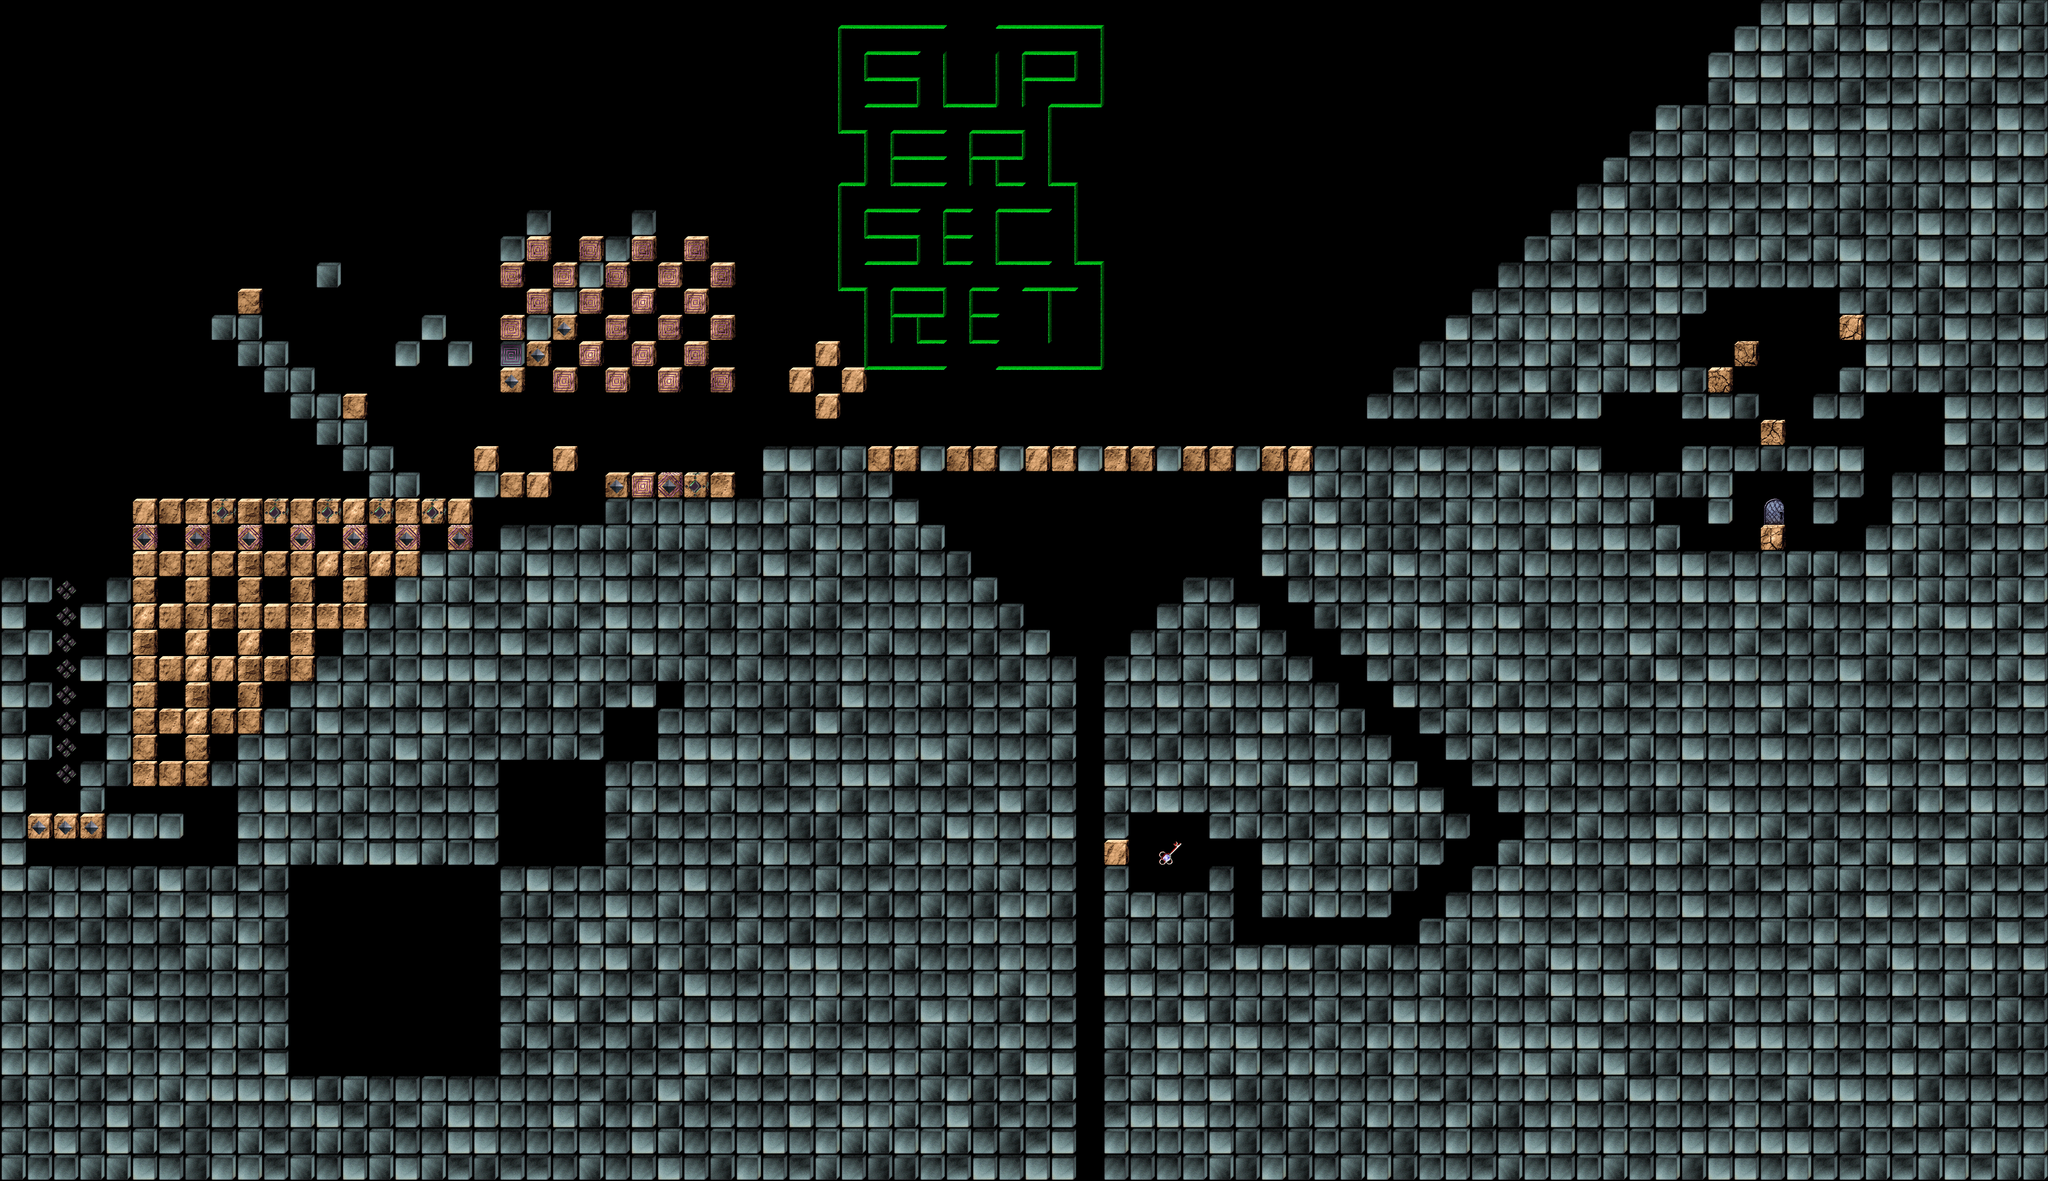

A level layout from a 2D game, rendered from its tile map. Below: a short description, then the map file with tile-grid data replaced by summaries:
An orthogonal 78x45 tile map with 64x64 px tiles, 4 tile layers (Items, Blocks, BlockExtras, Walls), 5 tilesets and 12 objects (FlameRed, Actor).

<map version="1.8" tiledversion="1.10.2" orientation="orthogonal" renderorder="right-down" width="78" height="45" tilewidth="64" tileheight="64" infinite="0" nextlayerid="12" nextobjectid="42">
 <tileset firstgid="1" source="../StaticObjects.tsx" />
 <tileset firstgid="89" source="../BackgroundBricks.tsx" />
 <tileset firstgid="105" source="../BlocksConnected.tsx" />
 <tileset firstgid="121" source="Lattice.tsx" />
 <tileset firstgid="137" source="../BoxDrawing.tsx" />
 <layer id="2" name="Items" class="Item Layer" width="78" height="45">
  <data>[3510 cells, 2 non-empty, 2 distinct tile ids]</data>
 </layer>
 <layer id="1" name="Blocks" class="Block Layer" width="78" height="45">
  <data>[3510 cells, 2161 non-empty, 23 distinct tile ids]</data>
 </layer>
 <layer id="8" name="BlockExtras" class="BlockExtras" width="78" height="45">
  <data>[3510 cells, 47 non-empty, 4 distinct tile ids]</data>
 </layer>
 <layer id="11" name="Walls" width="78" height="45" offsetx="-16" offsety="-16">
  <data>[3510 cells, 133 non-empty, 12 distinct tile ids]</data>
 </layer>
 <objectgroup id="3" name="Actors">
  <object id="17" template="../Dana.tx" x="2592" y="32" />
  <object id="27" template="../FlameBlue.tx" name="FlameRed" x="544" y="1440" />
  <object id="28" template="../FlameBlue.tx" x="416" y="1696" />
  <object id="29" template="../Teleporter.tx" x="288" y="1952">
   <properties>
    <property name="Destination" type="object" value="30" />
   </properties>
  </object>
  <object id="30" template="../Teleporter.tx" x="4000" y="1056">
   <properties>
    <property name="Destination" type="object" value="29" />
   </properties>
  </object>
  <object id="31" template="../Sportsman.tx" type="Actor" x="3264" y="1632">
   <properties>
    <property name="FaceDirection" value="Right" />
    <property name="FrameRate" type="float" value="20" />
   </properties>
  </object>
  <object id="32" template="../Sportsman.tx" x="1056" y="768">
   <properties>
    <property name="FaceDirection" value="Right" />
    <property name="FrameRate" type="float" value="20" />
   </properties>
  </object>
  <object id="36" template="../Sportsman.tx" x="3104" y="1504">
   <properties>
    <property name="FaceDirection" value="Left" />
    <property name="FrameRate" type="float" value="30" />
   </properties>
  </object>
  <object id="37" template="../Spark.tx" x="2016" y="928" />
  <object id="38" template="../Spark.tx" x="2016" y="928">
   <properties>
    <property name="Speed" type="float" value="3" />
   </properties>
  </object>
  <object id="39" template="../Spark.tx" x="2016" y="928">
   <properties>
    <property name="Speed" type="float" value="4" />
   </properties>
  </object>
  <object id="40" template="../Spark.tx" x="2016" y="928">
   <properties>
    <property name="Speed" type="float" value="2.5" />
   </properties>
  </object>
 </objectgroup>
</map>